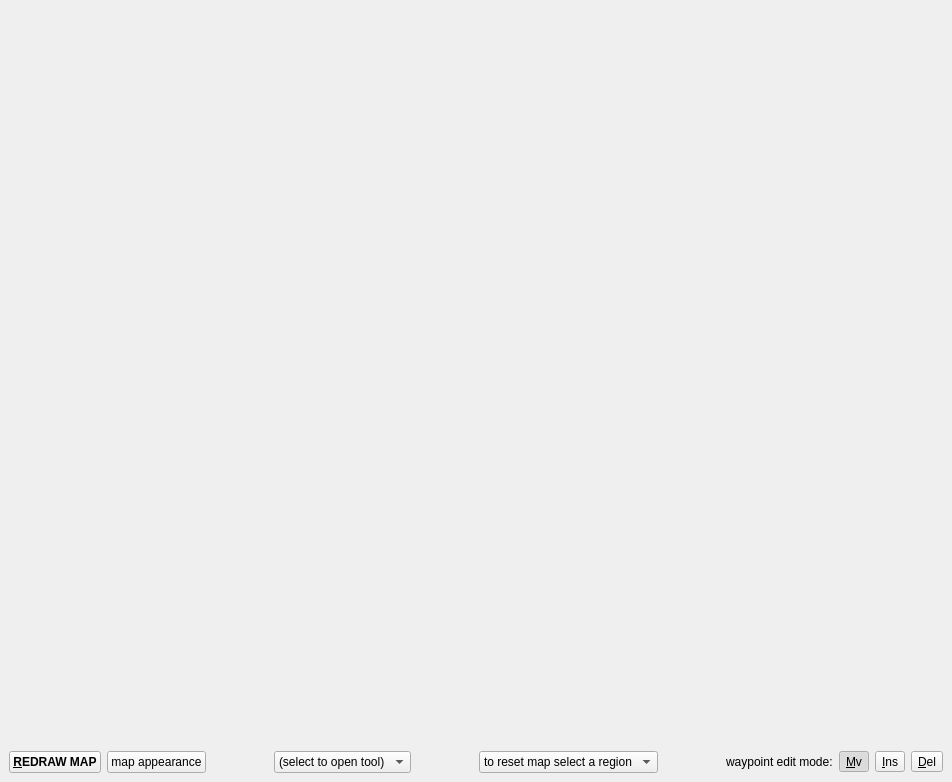
<ui version="4.0" >
 <class>TopViewWindow</class>
 <widget class="QMainWindow" name="TopViewWindow" >
  <property name="geometry" >
   <rect>
    <x>0</x>
    <y>0</y>
    <width>952</width>
    <height>782</height>
   </rect>
  </property>
  <property name="windowTitle" >
   <string>Top View - DLR/IPA Mission Support</string>
  </property>
  <widget class="QWidget" name="centralwidget" >
   <layout class="QVBoxLayout" name="verticalLayout" >
    <item>
     <layout class="QHBoxLayout" name="horizontalLayout_2" >
      <item>
       <widget class="MplTopViewWidget" native="1" name="mpl" >
        <property name="sizePolicy" >
         <sizepolicy vsizetype="Expanding" hsizetype="Preferred" >
          <horstretch>0</horstretch>
          <verstretch>0</verstretch>
         </sizepolicy>
        </property>
       </widget>
      </item>
     </layout>
    </item>
    <item>
     <layout class="QHBoxLayout" name="horizontalLayout" >
      <item>
       <widget class="QPushButton" name="btMapRedraw" >
        <property name="font" >
         <font>
          <weight>75</weight>
          <bold>true</bold>
         </font>
        </property>
        <property name="text" >
         <string>&amp;REDRAW MAP</string>
        </property>
        <property name="shortcut" >
         <string>R</string>
        </property>
        <property name="flat" >
         <bool>false</bool>
        </property>
       </widget>
      </item>
      <item>
       <widget class="QPushButton" name="btSettings" >
        <property name="text" >
         <string>map appearance</string>
        </property>
       </widget>
      </item>
      <item>
       <spacer name="horizontalSpacer_6" >
        <property name="orientation" >
         <enum>Qt::Horizontal</enum>
        </property>
        <property name="sizeHint" stdset="0" >
         <size>
          <width>40</width>
          <height>20</height>
         </size>
        </property>
       </spacer>
      </item>
      <item>
       <widget class="QComboBox" name="cbTools" >
        <property name="sizePolicy" >
         <sizepolicy vsizetype="Fixed" hsizetype="MinimumExpanding" >
          <horstretch>0</horstretch>
          <verstretch>0</verstretch>
         </sizepolicy>
        </property>
        <item>
         <property name="text" >
          <string>(select to open tool)</string>
         </property>
        </item>
        <item>
         <property name="text" >
          <string>WMS</string>
         </property>
        </item>
       </widget>
      </item>
      <item>
       <spacer name="horizontalSpacer_3" >
        <property name="orientation" >
         <enum>Qt::Horizontal</enum>
        </property>
        <property name="sizeHint" stdset="0" >
         <size>
          <width>40</width>
          <height>20</height>
         </size>
        </property>
       </spacer>
      </item>
      <item>
       <widget class="QComboBox" name="cbChangeMapSection" >
        <property name="sizeAdjustPolicy" >
         <enum>QComboBox::AdjustToContents</enum>
        </property>
        <item>
         <property name="text" >
          <string>to reset map select a region</string>
         </property>
        </item>
        <item>
         <property name="text" >
          <string>Spitsbergen, large</string>
         </property>
        </item>
        <item>
         <property name="text" >
          <string>Spitsbergen, local</string>
         </property>
        </item>
        <item>
         <property name="text" >
          <string>Europe (ste)</string>
         </property>
        </item>
        <item>
         <property name="text" >
          <string>Germany (ste)</string>
         </property>
        </item>
        <item>
         <property name="text" >
          <string>Europe (cyl)</string>
         </property>
        </item>
        <item>
         <property name="text" >
          <string>Germany (cyl)</string>
         </property>
        </item>
       </widget>
      </item>
      <item>
       <spacer name="horizontalSpacer" >
        <property name="orientation" >
         <enum>Qt::Horizontal</enum>
        </property>
        <property name="sizeHint" stdset="0" >
         <size>
          <width>40</width>
          <height>20</height>
         </size>
        </property>
       </spacer>
      </item>
      <item>
       <widget class="QLabel" name="label" >
        <property name="text" >
         <string>waypoint edit mode:</string>
        </property>
       </widget>
      </item>
      <item>
       <widget class="QToolButton" name="btMvWaypoint" >
        <property name="text" >
         <string>&amp;Mv</string>
        </property>
        <property name="shortcut" >
         <string>M</string>
        </property>
        <property name="checkable" >
         <bool>true</bool>
        </property>
        <property name="checked" >
         <bool>true</bool>
        </property>
        <property name="autoExclusive" >
         <bool>true</bool>
        </property>
       </widget>
      </item>
      <item>
       <widget class="QToolButton" name="btInsWaypoint" >
        <property name="text" >
         <string>&amp;Ins</string>
        </property>
        <property name="shortcut" >
         <string>I</string>
        </property>
        <property name="checkable" >
         <bool>true</bool>
        </property>
        <property name="autoExclusive" >
         <bool>true</bool>
        </property>
       </widget>
      </item>
      <item>
       <widget class="QToolButton" name="btDelWaypoint" >
        <property name="text" >
         <string>&amp;Del</string>
        </property>
        <property name="shortcut" >
         <string>D</string>
        </property>
        <property name="checkable" >
         <bool>true</bool>
        </property>
        <property name="autoExclusive" >
         <bool>true</bool>
        </property>
       </widget>
      </item>
     </layout>
    </item>
   </layout>
  </widget>
  <widget class="QMenuBar" name="menubar" >
   <property name="geometry" >
    <rect>
     <x>0</x>
     <y>0</y>
     <width>952</width>
     <height>26</height>
    </rect>
   </property>
  </widget>
 </widget>
 <customwidgets>
  <customwidget>
   <class>MplTopViewWidget</class>
   <extends>QWidget</extends>
   <header>mpl_qtwidget</header>
   <container>1</container>
  </customwidget>
 </customwidgets>
 <resources/>
 <connections/>
</ui>
